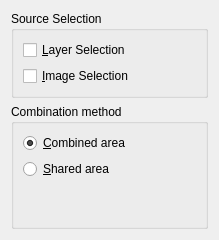
<?xml version="1.0" encoding="utf-8"?>
<ui version="4.0">
 <author>
    SPDX-FileCopyrightText: none
    SPDX-License-Identifier: GPL-3.0-or-later
  </author>
 <class>WdgMaskFromSelection</class>
 <widget class="QWidget" name="WdgMaskFromSelection">
  <property name="geometry">
   <rect>
    <x>0</x>
    <y>0</y>
    <width>219</width>
    <height>240</height>
   </rect>
  </property>
  <layout class="QGridLayout">
   <item column="0" row="0">
    <widget class="QGroupBox" name="grpSelectionSource">
     <property name="title">
      <string>Source Selection</string>
     </property>
     <layout class="QGridLayout">
      <item column="0" row="0">
       <widget class="QCheckBox" name="chkLocal">
        <property name="text">
         <string>&amp;Layer Selection</string>
        </property>
       </widget>
      </item>
      <item column="0" row="1">
       <widget class="QCheckBox" name="chkImage">
        <property name="text">
         <string>&amp;Image Selection</string>
        </property>
       </widget>
      </item>
     </layout>
    </widget>
   </item>
   <item column="0" row="1">
    <widget class="QGroupBox" name="groupBox">
     <property name="title">
      <string>Combination method</string>
     </property>
     <layout class="QGridLayout">
      <item column="0" row="0">
       <widget class="QRadioButton" name="radioButton">
        <property name="text">
         <string>&amp;Combined area</string>
        </property>
        <property name="checked">
         <bool>true</bool>
        </property>
       </widget>
      </item>
      <item column="0" row="1">
       <widget class="QRadioButton" name="radioButton_2">
        <property name="text">
         <string>&amp;Shared area</string>
        </property>
       </widget>
      </item>
      <item column="0" row="2">
       <spacer>
        <property name="orientation">
         <enum>Qt::Vertical</enum>
        </property>
        <property name="sizeHint">
         <size>
          <width>20</width>
          <height>40</height>
         </size>
        </property>
       </spacer>
      </item>
     </layout>
    </widget>
   </item>
  </layout>
 </widget>
 <resources/>
 <connections/>
</ui>
